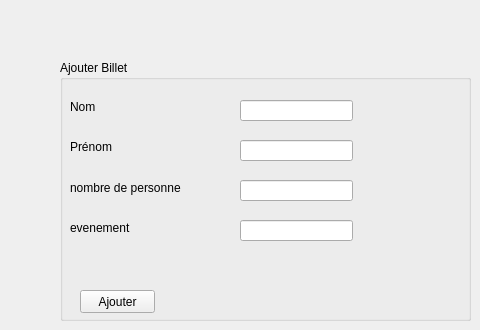
      <widget class="QWidget" name="ajouterbillet">
       <attribute name="title">
        <string>ajouter billet </string>
       </attribute>
       <widget class="QGroupBox" name="groupBox">
        <property name="geometry">
         <rect>
          <x>60</x>
          <y>60</y>
          <width>411</width>
          <height>261</height>
         </rect>
        </property>
        <property name="title">
         <string>Ajouter Billet</string>
        </property>
        <widget class="QLabel" name="label">
         <property name="geometry">
          <rect>
           <x>10</x>
           <y>40</y>
           <width>47</width>
           <height>13</height>
          </rect>
         </property>
         <property name="text">
          <string>Nom</string>
         </property>
        </widget>
        <widget class="QLabel" name="label_2">
         <property name="geometry">
          <rect>
           <x>10</x>
           <y>80</y>
           <width>47</width>
           <height>13</height>
          </rect>
         </property>
         <property name="text">
          <string>Prénom</string>
         </property>
        </widget>
        <widget class="QLabel" name="label_3">
         <property name="geometry">
          <rect>
           <x>10</x>
           <y>120</y>
           <width>151</width>
           <height>16</height>
          </rect>
         </property>
         <property name="text">
          <string>nombre de personne</string>
         </property>
        </widget>
        <widget class="QLineEdit" name="nom">
         <property name="geometry">
          <rect>
           <x>180</x>
           <y>40</y>
           <width>113</width>
           <height>21</height>
          </rect>
         </property>
        </widget>
        <widget class="QLineEdit" name="prenom">
         <property name="geometry">
          <rect>
           <x>180</x>
           <y>80</y>
           <width>113</width>
           <height>21</height>
          </rect>
         </property>
        </widget>
        <widget class="QLineEdit" name="nombreper">
         <property name="geometry">
          <rect>
           <x>180</x>
           <y>120</y>
           <width>113</width>
           <height>21</height>
          </rect>
         </property>
         <property name="inputMethodHints">
          <set>Qt::ImhNone</set>
         </property>
         <property name="maxLength">
          <number>1</number>
         </property>
        </widget>
        <widget class="QPushButton" name="pushButton">
         <property name="geometry">
          <rect>
           <x>20</x>
           <y>230</y>
           <width>75</width>
           <height>23</height>
          </rect>
         </property>
         <property name="text">
          <string>Ajouter</string>
         </property>
        </widget>
        <widget class="QLabel" name="label_7">
         <property name="geometry">
          <rect>
           <x>10</x>
           <y>160</y>
           <width>121</width>
           <height>16</height>
          </rect>
         </property>
         <property name="text">
          <string>evenement</string>
         </property>
        </widget>
        <widget class="QLineEdit" name="evenement">
         <property name="geometry">
          <rect>
           <x>180</x>
           <y>160</y>
           <width>113</width>
           <height>21</height>
          </rect>
         </property>
        </widget>
       </widget>
      </widget>
